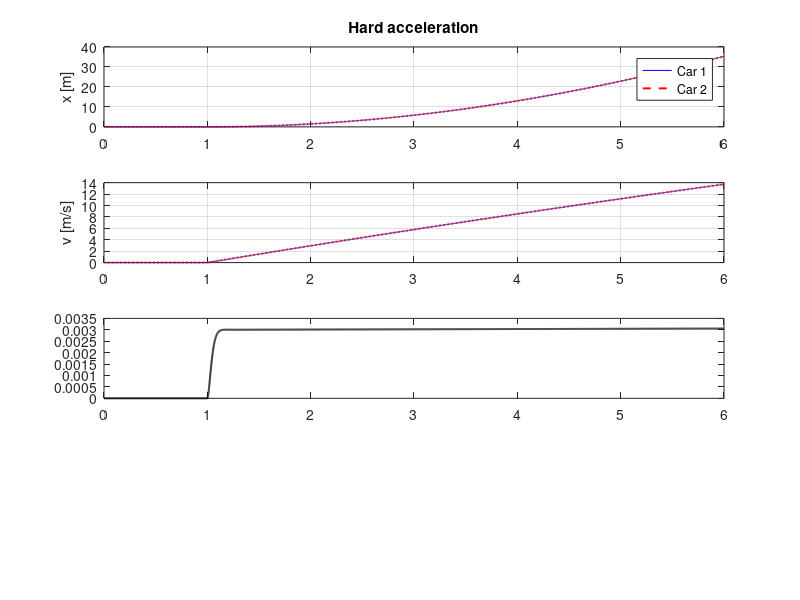

Here is the MATLAB script that generated this plot: (Note: this script raises an error after producing the figure.)
% Standalone two-car simulation: linear spring and viscous resistance.
clear; clc; close all;

% Illustrative parameters: replace with your measured values.
m1 = 1500; m2 = 1000;       % kg
b1 = 50; b2 = 40;       % N*s/m; resistance relative to ground
k = 1e6;                    % N/m, coupling spring
c = 44068;                  % N*s/m, coupling damper (modal damping ratio ~0.90)
switchTime = 1.0;            % s
scenario = 'Hard acceleration';
braking = false;
Fbefore = 0; Fafter = 7500; % N, sudden driving force at t = 1 s
y0 = [0;0;0;0];
endTime = 6;

% State order: [x1; v1; x2; v2]. Displacements are referenced to
% an unstretched spring, not to a common absolute position.
coupling = @(y) k*(y(1)-y(3)) + c*(y(2)-y(4));
rhs = @(t,y,F) [y(2); ...
    (F-b1*y(2)-coupling(y))/m1; ...
    y(4); (coupling(y)-b2*y(4))/m2];
opts = odeset('RelTol',1e-8,'AbsTol',1e-10,'MaxStep',0.01);

% Solve separately at the force jump to avoid stepping across it.
[tA,yA] = ode45(@(t,y) rhs(t,y,Fbefore), [0 switchTime], y0, opts);
optsB = opts;
if braking
    optsB = odeset(opts,'Events',@frontCarStops);
end
[tB,yB] = ode45(@(t,y) rhs(t,y,Fafter), ...
    [switchTime endTime], yA(end,:).', optsB);
t = [tA; tB(2:end)];
y = [yA; yB(2:end,:)];
force = Fbefore*ones(size(t));
force(t >= switchTime) = Fafter;
x1 = y(:,1); v1 = y(:,2); x2 = y(:,3); v2 = y(:,4);
extension = x1-x2;

graphFigure = figure('Name',[scenario ' - graphs'],'Color','w');
subplot(4,1,1);
plot(t,x1,'b',t,x2,'r--','LineWidth',1.4);
ylabel('x [m]'); legend('Car 1','Car 2','Location','best'); grid on;
title(scenario);
subplot(4,1,2);
plot(t,v1,'b',t,v2,'r--','LineWidth',1.4);
ylabel('v [m/s]'); grid on;
subplot(4,1,3);
plot(t,extension,'k','LineWidth',1.4);
yline(0,':'); ylabel('Extension [m]'); grid on;
subplot(4,1,4);
stairs(t,force,'LineWidth',1.4);
ylabel('Force on car 1 [N]'); xlabel('Time [s]'); grid on;



% Save the plots and all solver samples alongside this script.
[folder,name] = fileparts(mfilename('fullpath'));
out = fullfile(folder,'results');
if ~isfolder(out), mkdir(out); end
exportgraphics(graphFigure,fullfile(out,[name '_graphs.pdf']),'ContentType','vector');
springForce = k*extension;
damperForce = c*(v1-v2);
data = table(t,x1,x2,v1,v2,extension,force,springForce,damperForce,springForce+damperForce, ...
    'VariableNames',{'Time_s','X1_m','X2_m','V1_m_s','V2_m_s','Extension_m', ...
                     'Applied_N','Spring_N','Damper_N','Coupling_N'});
writetable(data,fullfile(out,[name '_values.csv']));
valuesPDF = fullfile(out,[name '_values.pdf']);
writeValuesPDF(valuesPDF,data);
fprintf('Results saved in %s\n',out);

% Animate at 30 frames/s. A slower playback makes braking easier to see.
playbackSpeed = 0.5;          % 0.5 = half speed; 1 = real time
frames = (0:playbackSpeed/30:t(end)).';
frames = unique([frames; t(end)]);
yFrames = interp1(t,y,frames,'pchip');
carLength = 0.12; carHeight = 0.06; L0 = 0.20;
% L0 is the natural coupling length; car 1 is in front of car 2.
p2 = yFrames(:,3);
p1 = yFrames(:,1)+carLength+L0;
if any(L0+yFrames(:,1)-yFrames(:,3) <= 0)
    error('Cars overlap: change parameters or model contact explicitly.');
end
fig = figure('Name',[scenario ' - animation'],'Color','w');
ax = axes('Parent',fig); hold(ax,'on'); grid(ax,'on');
axis(ax,'equal'); ylim(ax,[-0.06 0.22]);
xlabel(ax,'Track position [m]');
car1 = rectangle('Parent',ax,'Position',[p1(1) 0 carLength carHeight], ...
    'FaceColor',[0.2 0.45 0.9],'Curvature',0.15);
car2 = rectangle('Parent',ax,'Position',[p2(1) 0 carLength carHeight], ...
    'FaceColor',[0.9 0.25 0.2],'Curvature',0.15);
spring = plot(ax,nan,nan,'k-','LineWidth',1.5);
track = plot(ax,nan,nan,'k-');
label1 = text(ax,0,0.10,'Car 1','HorizontalAlignment','center');
label2 = text(ax,0,0.10,'Car 2','HorizontalAlignment','center');
arrow = quiver(ax,0,0,0,0,0,'LineWidth',2,'MaxHeadSize',0.8);
zigY = carHeight/2*ones(1,25);
zigY(2:end-1) = carHeight/2+0.012*(-1).^(1:23);
clockStart = tic;
for j = 1:numel(frames)
    if ~isgraphics(fig), break; end
    pause(max(0,frames(j)/playbackSpeed-toc(clockStart)));
    if ~isgraphics(fig), break; end
    set(car1,'Position',[p1(j) 0 carLength carHeight]);
    set(car2,'Position',[p2(j) 0 carLength carHeight]);
    set(spring,'XData',linspace(p2(j)+carLength,p1(j),25),'YData',zigY);
    set(label1,'Position',[p1(j)+carLength/2 0.10 0]);
    set(label2,'Position',[p2(j)+carLength/2 0.10 0]);
    centre = (p1(j)+p2(j)+carLength)/2;
    xlim(ax,centre+[-0.55 0.55]);
    set(track,'XData',centre+[-0.55 0.55],'YData',[-0.005 -0.005]);
    appliedForce = Fbefore;
    phase = 'Before force change';
    if frames(j) >= switchTime
        appliedForce = Fafter;
        phase = scenario;
    end
    set(arrow,'XData',p1(j)+carLength/2,'YData',0.16, ...
        'UData',0.15*sign(appliedForce),'VData',0);
    title(ax,sprintf('%s | t = %.2f s | F = %.2f N\nv1 = %.2f, v2 = %.2f m/s | half-speed playback', ...
        phase,frames(j),appliedForce,yFrames(j,2),yFrames(j,4)));
    drawnow;
end
if braking && isgraphics(fig) && t(end) < endTime
    title(ax,sprintf('Front car has stopped at t = %.3f s\nTrailer velocity = %.5f m/s; simulation ends here', ...
        t(end),v2(end)));
end

% Braking stops at the first zero crossing of the front car velocity.
% This does not model a locked brake, collision, or subsequent motion.
function [value,isterminal,direction] = frontCarStops(~,y)
    value = y(2);
    isterminal = 1;
    direction = -1;
end
function writeValuesPDF(destination,data)
    % Plain ASCII text on landscape A4 pages. Offsets are byte positions.
    rowsPerPage = 43;
    pages = ceil(height(data)/rowsPerPage);
    objects = cell(3+2*pages,1);
    objects{1} = '<< /Type /Catalog /Pages 2 0 R >>';
    pageIds = 4:2:(3+2*pages);
    objects{2} = sprintf('<< /Type /Pages /Count %d /Kids [%s] >>', ...
        pages,sprintf('%d 0 R ',pageIds));
    objects{3} = '<< /Type /Font /Subtype /Type1 /BaseFont /Courier >>';
    for page = 1:pages
        first = 1+(page-1)*rowsPerPage;
        last = min(first+rowsPerPage-1,height(data));
        id = pageIds(page);
        objects{id} = sprintf(['<< /Type /Page /Parent 2 0 R /MediaBox [0 0 842 595] ' ...
            '/Resources << /Font << /F1 3 0 R >> >> /Contents %d 0 R >>'],id+1);
        titleLine = sprintf('Hard acceleration | samples %d-%d | page %d/%d',first,last,page,pages);
        headers = sprintf('%14s',data.Properties.VariableNames{:});
        lines = {['BT /F1 9 Tf 12 TL 24 565 Td (' titleLine ') Tj'], ...
            ['T* (' headers ') Tj']};
        for row = first:last
            lines{end+1} = ['T* (' sprintf('%14.6g',data{row,:}) ') Tj'];
        end
        stream = strjoin([lines,{'ET'}],newline);
        objects{id+1} = sprintf('<< /Length %d >>\nstream\n%s\nendstream',numel(stream),stream);
    end
    tmp = [tempname(fileparts(destination)) '.pdf'];
    fid = fopen(tmp,'wb');
    assert(fid ~= -1,'Could not open temporary PDF.');
    try
        fprintf(fid,'%%PDF-1.4\n');
        offsets = zeros(numel(objects),1);
        for id = 1:numel(objects)
            offsets(id) = ftell(fid);
            fprintf(fid,'%d 0 obj\n%s\nendobj\n',id,objects{id});
        end
        startxref = ftell(fid);
        fprintf(fid,'xref\n0 %d\n0000000000 65535 f \n',numel(objects)+1);
        fprintf(fid,'%010d 00000 n \n',offsets);
        fprintf(fid,'trailer\n<< /Size %d /Root 1 0 R >>\nstartxref\n%d\n%%%%EOF\n', ...
            numel(objects)+1,startxref);
        fclose(fid);
        fid = -1;
        movefile(tmp,destination,'f');
    catch err
        if fid ~= -1, fclose(fid); end
        if isfile(tmp), delete(tmp); end
        rethrow(err);
    end
end
